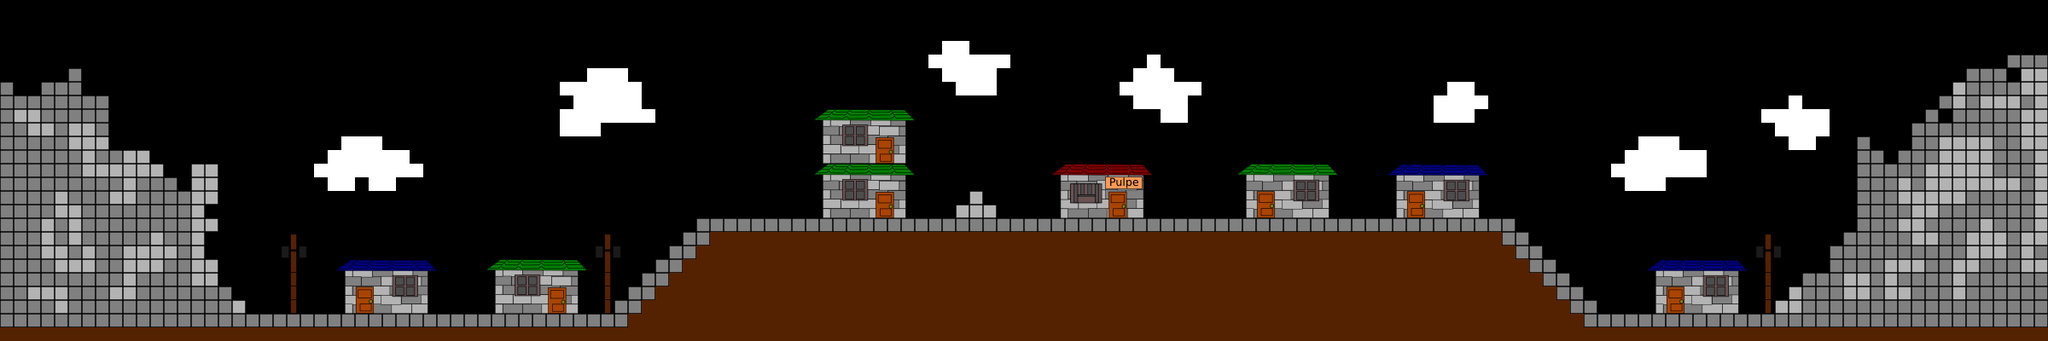

This game map was drawn from its Tiled (.tmx) file and the tilesets committed beside it. A one-line description and the trimmed map source follow:
An orthogonal 150x25 tile map with 16x16 px tiles, 3 tile layers (background, walls, coins).

<map version="1.0" orientation="orthogonal" width="150" height="25" tilewidth="16" tileheight="16">
 <tileset firstgid="1" name="tileSet-hd" tilewidth="16" tileheight="16">
  <image source="tileSet.png" trans="fe80fe" width="256" height="256" />
  <tile id="0">
   <properties>
    <property name="hola" value="prueba" />
   </properties>
  </tile>
  <tile id="2">
   <properties>
    <property name="agua" value="" />
   </properties>
  </tile>
  <tile id="4">
   <properties>
    <property name="medicinas" value="" />
   </properties>
  </tile>
  <tile id="9">
   <properties>
    <property name="agua" value="" />
   </properties>
  </tile>
  <tile id="11">
   <properties>
    <property name="medicina" value="" />
   </properties>
  </tile>
 </tileset>
 <layer name="background" width="150" height="25">
  <data>[3750 cells, 354 non-empty, 70 distinct tile ids]</data>
 </layer>
 <layer name="walls" width="150" height="25">
  <data>[3750 cells, 1290 non-empty, 27 distinct tile ids]</data>
 </layer>
 <layer name="coins" width="150" height="25">
  <data>[3750 cells, 0 non-empty, 0 distinct tile ids]</data>
 </layer>
</map>
